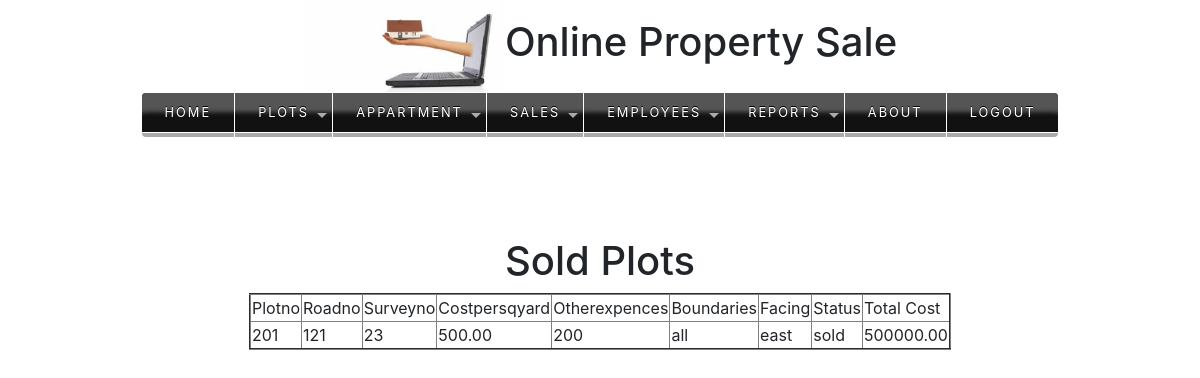
The page /soldplots/ on the database its author committed.
### app/models.py (models this page shows)
class CreatePlotModel(models.Model):
    plotno=models.IntegerField(primary_key=True)
    roadno=models.IntegerField()
    surveyno=models.IntegerField()
    costpersqyard=models.DecimalField(max_digits=10,decimal_places=2)
    otherexpences=models.CharField(max_length=30)
    boundaries=models.CharField(max_length=200)
    facing=models.CharField(max_length=30,choices=(('east','EAST'),('west','WEST')))
    status=models.CharField(max_length=15,choices=(('vacant','VACANT'),('reserve','RESERVE'),('sold','SOLD')))
    totalcost=models.DecimalField(default=True,max_digits=10,decimal_places=2)

### app/views.py (the view)
# urls.py: path('soldplots/',views.soldPlots),
def soldPlots(request):
    qs1 = CreatePlotModel.objects.filter(status="sold")
    print(qs1)
    return render(request,"sold.html",{"data":qs1,"name":"admin"})

### templates/sold.html (shortened to what this page needs)
<!doctype html>
<html lang="en">
  <head>
    <link rel="stylesheet" href="https://stackpath.bootstrapcdn.com/bootstrap/4.2.1/css/bootstrap.min.css">
  </head>
  <body bgcolor="aqua">
  {% include 'head.html' %}
{% include 'menu.html' %}
<div class="container" style="margin-top: 100px;">
  <h1 align="center"> Sold Plots</h1>
<table align="center" border="2" bgcolor="" >
    <tr>
        <td>Plotno</td>
        <td>Roadno</td>
        <td>Surveyno</td>
        <td>Costpersqyard</td>
        <td>Otherexpences</td>
        <td>Boundaries</td>
        <td>Facing</td>
        <td>Status</td>
        <td>Total Cost</td>
    </tr>
    {% for x in data %}
    <tr bgcolor="">
        <td>{{ x.plotno }}</td>
        <td>{{ x.roadno }}</td>
        <td>{{ x.surveyno }}</td>
        <td>{{ x.costpersqyard }}</td>
        <td>{{ x.otherexpences }}</td>
        <td>{{ x.boundaries }}</td>
        <td>{{ x.facing }}</td>
        <td>{{ x.status }}</td>
        <td>{{ x.totalcost }}</td>
    </tr>
    {% endfor %}
</table>
</div>
  </body>
</html>

### rows shown on the page
CreatePlotModel: plotno "201", roadno "121", surveyno "23", costpersqyard "500.00", otherexpences "200", boundaries "all", facing "east", status "sold", totalcost "500000.00"
